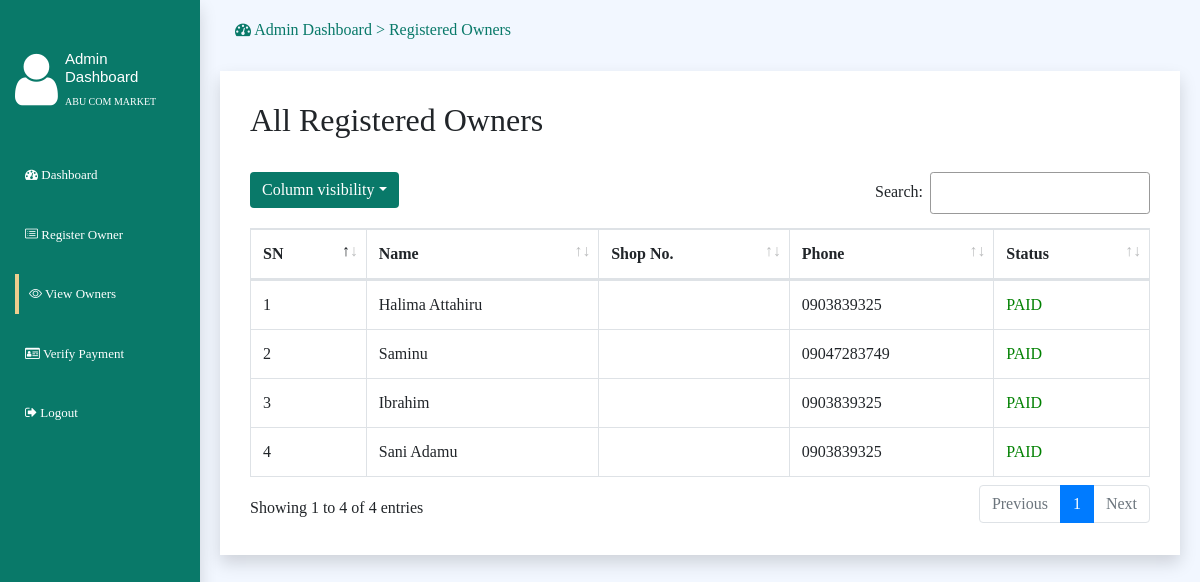
The app's page /backend/view.php, older data.
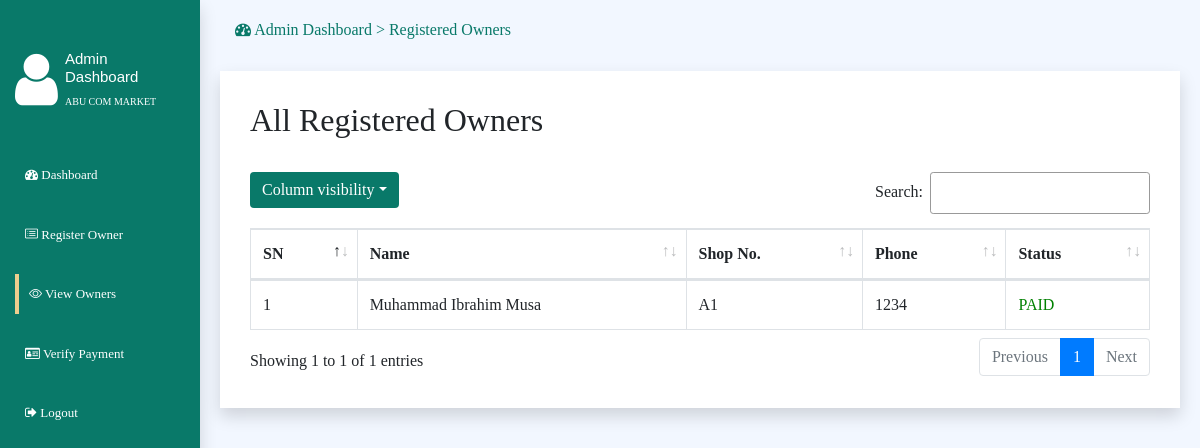
The same page, newer data.
### tables this page shows
CREATE TABLE `shopowners` (
  `id` int(11) NOT NULL,
  `name` varchar(200) NOT NULL,
  `email` varchar(200) NOT NULL,
  `status` varchar(200) NOT NULL,
  `pword` varchar(50) NOT NULL,
  `gsm` varchar(50) NOT NULL,
  `shopnumber` varchar(100) NOT NULL
);

### backend/view.php (the view, shortened to what this page needs)
<?php
include "../include/server.php";
?>
<!DOCTYPE html>
<html>
<head>
	<link rel="stylesheet" type="text/css" href="../css/style.css">
    <link rel="stylesheet" type="text/css" href="../bootstrap/css/bootstrap.min.css">
    <link rel="stylesheet" type="text/css" href="../bootstrap-icons/bootstrap-icons.css">
    <link rel="stylesheet" href="../dist/css/iziToast.min.css">
    <link href="../lib/owlcarousel/assets/owl.carousel.min.css" rel="stylesheet">
    <link href="../lib/animate/animate.min.css" rel="stylesheet">
     <link href="../lib/font-awesome/css/font-awesome.min.css" rel="stylesheet">
    <link rel="stylesheet" href="../css/dismissible.css">
<link href="assets/css/app.min.css" id="app-style" rel="stylesheet" type="text/css" />
<link href="assets/libs/datatables.net-bs4/css/dataTables.bootstrap4.min.css" rel="stylesheet" type="text/css" />
    <link href="assets/libs/datatables.net-buttons-bs4/css/buttons.bootstrap4.min.css" rel="stylesheet" type="text/css" />
<link href="assets/libs/select2/css/select2.min.css" rel="stylesheet" type="text/css" />
</head>
<body>
<div class="container-fluid h-100" id="dashboard">
            <div class="row h-100">
                <div class="col-md-2 shadow">
                    <div class="left-bar">
                        <div class="row">
                            <div class="col-md-3">
                                <h6><span class="fa fa-user"></span></h6>
                            </div>
                            <div class="col-md-9">
                                <h6>Admin Dashboard</h6>
                                <p style="color:#fff;font-size: 10px;">ABU COM MARKET</p>
                            </div>
                        </div>
                        <div class="nav-list">
                            <ul>
                                <li><a href="dashboard.php"><span class="fa fa-dashboard"></span> Dashboard</a></li>
                                <li><a href="register.php"><span class="bi bi-card-list"></span> Register Owner</a></li>
                                <li><a href="view.php" class="active"><span class="bi bi-eye"></span> View Owners</a></li>
                                <li><a href="verify.php"><span class="fa fa-drivers-license-o"></span> Verify Payment</a></li>
                                <li><a href="../index.php"><span class="fa fa-sign-out"></span> Logout</a></li>
                            </ul>
                        </div>
                    </div>
                </div>
                <div class="col-md-10">
                    <div class="main">
                       <h6><span class="fa fa-dashboard"></span> Admin Dashboard > Registered Owners</h6>
                    <br>
                    <div class="row">
                            <div class="container shadow" style="padding: 30px;background-color: #fff;">
                        <h2>All Registered Owners</h2>
                        <br>
                     <table id="datatable-buttons" class="table table-bordered dt-responsive nowrap w-100">
              <thead>
  <tr>
    <th>SN</th>
    <th>Name</th>
    <th>Shop No.</th>
    <th>Phone</th>
    <th>Status</th>
  </tr>
  </thead>
  <?php
  $sn=1;
  $psql = mysqli_query($dbcon,"SELECT * FROM shopowners ORDER BY id DESC");
  while($prop = mysqli_fetch_array($psql)){ ?>
  <tr>
    <td><?php echo $sn++; ?></td>
    <td><?php echo $prop['name']; ?></td>
    <td><?php echo $prop['shopnumber']; ?></td>
   <td><?php echo $prop['gsm']; ?></td>
   <td><?php if ($prop['status']=="") {
       echo "<span style='color: red;'>NOT PAID</span>";
   }else{
    echo "<span style='color: green;'>PAID</span>";
   } ?></td>
  </tr>
  <?php } ?>
</table>
                </div>
                </div>
            </div>
        </div>
</body>
</html>

### css/style.css (style rules this page uses)
* { margin: 0; padding: 0; font-family: Mont; }
#dashboard .left-bar .col-md-3 span { font-size: 60px; color: #fff; }
#dashboard .left-bar .col-md-9 h6 { font-size: 15px; color: #fff; }
#dashboard .col-md-2 { background-color: #097969; }
#dashboard .left-bar h6 { font-family: "Bold",sans-serif; margin-top: 50px; }
#dashboard .nav-list { margin-top: 30px; }
#dashboard .nav-list ul { list-style: none; }
#dashboard .nav-list li { margin-bottom: 20px; }
#dashboard .nav-list li a { display: block; text-decoration: none; padding: 10px; color: #fff; font-size: 13px; }
#dashboard .nav-list li .active { border-left: 4px solid #ecce8e; color: #fff; }
#dashboard .main { padding: 20px; }
#dashboard .main h6 { color: #097969; }

### css/dismissible.css (style rules this page uses)
:root { --dismissible-animation-overshoot: 10%; --dismissible-animation-duration: 0.6s; --dismissible-animation-timing-function: ease-in-out; --dismissible-background-error: #ed1c24; --dismissible-color-error: #fff; --dismissible-background-success: #10c15c; --dismissible-color-success: #fff; --dismissible-background-info: #0b22e2; --dismissible-color-info: #fff; --dismissible-box-shadow: 0 2px 2px 2px rgba(0, 0, 0, 0.12); }

### backend/view.php (style rules this page uses)
html,body { box-sizing: border-box; height: 100%; background-color: #f2f7ff; }

Row changes from the older to the newer data that the page shows:
removed shopowners: name "Halima Attahiru", gsm "0903839325", status "PAID"
removed shopowners: name "Saminu", gsm "09047283749", status "PAID"
removed shopowners: name "Ibrahim", gsm "0903839325", status "PAID"
removed shopowners: name "Sani Adamu", gsm "0903839325", status "PAID"
added shopowners: name "Muhammad Ibrahim Musa", shopnumber "A1", gsm "1234", status "PAID"
Text that changed along with them:
text written by a page script: "Column visibility Search: Showing 1 to 4 of 4 entries Previous 1 Next" → "Column visibility Search: Showing 1 to 1 of 1 entries Previous 1 Next"
